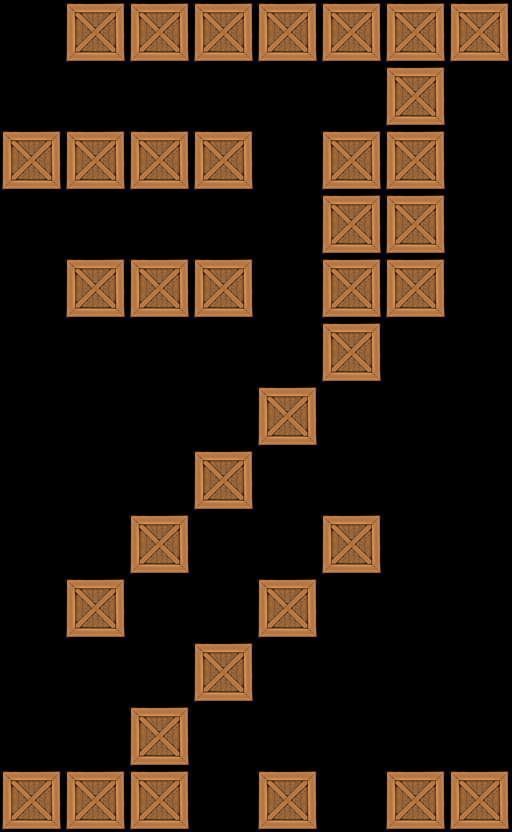

The image is a tile-based game level rendered from a .tmx file. Its description and source (layers, tilesets, objects; grid data summarised) follow:
An orthogonal 8x13 tile map with 64x64 px tiles, 1 tile layer (Tile Layer 1).

<map version="1.0" orientation="orthogonal" width="8" height="13" tilewidth="64" tileheight="64">
 <tileset firstgid="1" name="crate" tilewidth="64" tileheight="64">
  <image source="../../crate4.png" width="64" height="64" />
 </tileset>
 <layer name="Tile Layer 1" width="8" height="13">
  <data>[104 cells, 36 non-empty, 1 distinct tile ids]</data>
 </layer>
</map>
